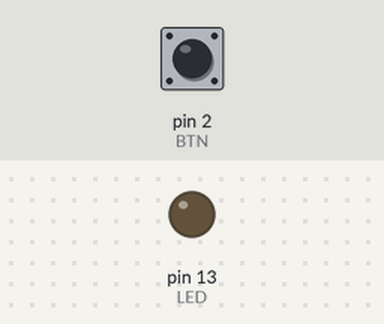
Bench run of a sketch on a simulated Arduino Uno, built with avr-gcc and run on an emulated ATmega328P. On the bench: output pins drawn as LEDs (lit = HIGH). Inputs (shaded band) come from the test bench; at power-on: pin 2 (BTN) HIGH.

Above: at 1.2 s.
1.3 s: pin 2 (BTN) pulled LOW for 0.15 s
At 1.7 s:
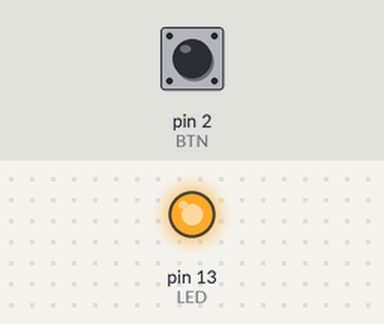
2.9 s: pin 2 (BTN) pulled LOW for 1 s
At 4.1 s:
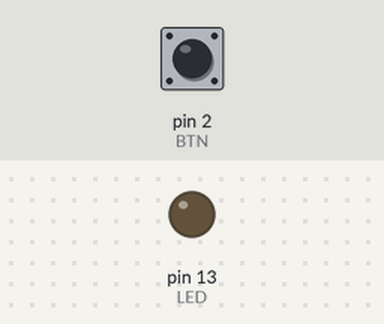
5.4 s: pin 2 (BTN) pulled LOW for 3.2 s
At 6.0 s:
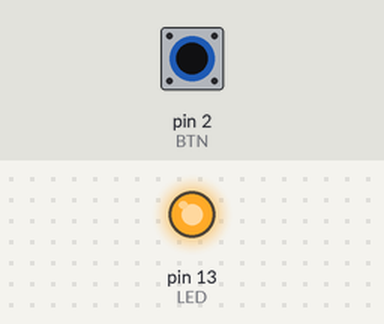
Timing chart, 0 to 8.4 s (numbered marks = the images above; inputs shaded):
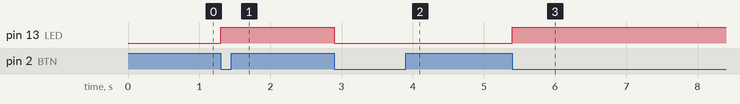

The sketch:

sketch_jan17b.ino
```cpp
#define LED 13
#define BTN 2

bool etatLed = false;   // keep in memory if the led is on or off

void setup() {

  pinMode(LED, OUTPUT);
  // led pin is set as output so we can turn it on or off

  attachInterrupt(digitalPinToInterrupt(BTN), interruptionBouton, FALLING);
  // connect the button to an interrupt
  // FALLING because when i press the button the signal go from HIGH to LOW
}

// function called by the interrupt
void interruptionBouton() {

  // when nothing happen the cpu stay in normal execution
  // when the button is pressed, the falling edge is detected
  // the cpu stop what it was doing and come here
  // after this function it return automatically to normal code

  etatLed = !etatLed;

  digitalWrite(LED, etatLed);
  // send the value to the led pin
}

void loop() {

}
```

Measured:
- after the input at 1.3 s, pin 13 (LED): LOW → HIGH at once
- after the input at 2.9 s, pin 13 (LED): HIGH → LOW at once
- after the input at 5.4 s, pin 13 (LED): LOW → HIGH at once
